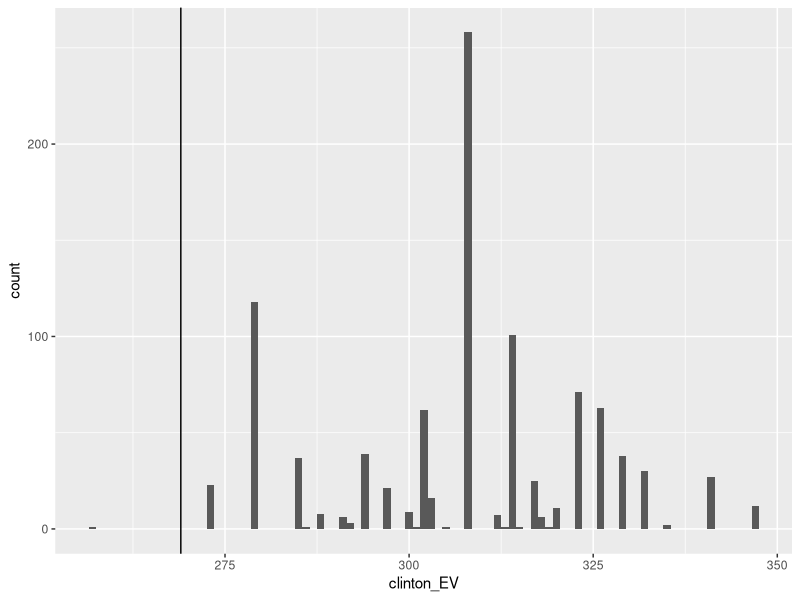

Generate this figure with R:
# Load data and libraries
library(tidyverse)
library(dslabs)
data("polls_us_election_2016")
head(results_us_election_2016)

# Arrange dataset
results_us_election_2016 %>% arrange(desc(electoral_votes)) %>% top_n(5, electoral_votes)

# Compute average and standard deviation for each state
results <- polls_us_election_2016 %>%
  filter(state != "U.S." &
           !grepl("CD", state) &
           enddate >= "2016-10-31" &
           (grade %in% c("A+", "A", "A-", "B+") | is.na(grade))) %>%
  mutate(spread = rawpoll_clinton/100 - rawpoll_trump/100) %>%
  group_by(state) %>%
  summarize(avg = mean(spread), sd = sd(spread), n = n()) %>%
  mutate(state = as.character(state))

# 10 closest races = battleground states
results %>% arrange(abs(avg))

# joining electoral college votes and results
results <- left_join(results, results_us_election_2016, by="state")

# states with no polls: note Rhode Island and District of Columbia = Democrat
results_us_election_2016 %>% filter(!state %in% results$state)

# assigns sd to states with just one poll as median of other sd values
results <- results %>%
  mutate(sd = ifelse(is.na(sd), median(results$sd, na.rm = TRUE), sd))

# Calculate posterior mean and standard error
mu <- 0
tau <- 0.02
results %>% mutate(sigma = sd/sqrt(n),
                   B = sigma^2/ (sigma^2 + tau^2),
                   posterior_mean = B*mu + (1-B)*avg,
                   posterior_se = sqrt( 1 / (1/sigma^2 + 1/tau^2))) %>%
  arrange(abs(posterior_mean))

# Monte Carlo of electoral college results with no general bias
mu <- 0
tau <- 0.02
clinton_EV <- replicate(1000, {
  results %>% mutate(sigma = sd/sqrt(n),
                     B = sigma^2/ (sigma^2 + tau^2),
                     posterior_mean = B*mu + (1-B)*avg,
                     posterior_se = sqrt( 1 / (1/sigma^2 + 1/tau^2)),
                     simulated_result = rnorm(length(posterior_mean), posterior_mean, posterior_se),
                     clinton = ifelse(simulated_result > 0, electoral_votes, 0)) %>%    # award votes if Clinton wins state
    summarize(clinton = sum(clinton)) %>%    # total votes for Clinton
    .$clinton + 7    # 7 votes for Rhode Island and DC
})
mean(clinton_EV > 269)    # over 269 votes wins election

# histogram of outcomes
data.frame(clinton_EV) %>%
  ggplot(aes(clinton_EV)) +
  geom_histogram(binwidth = 1) +
  geom_vline(xintercept = 269)

# Monte Carlo of electoral college results with general bias
mu <- 0
tau <- 0.02
bias_sd <- 0.03
clinton_EV_2 <- replicate(1000, {
  results %>% mutate(sigma = sqrt(sd^2/(n) + bias_sd^2),    # added bias_sd term
                     B = sigma^2/ (sigma^2 + tau^2),
                     posterior_mean = B*mu + (1-B)*avg,
                     posterior_se = sqrt( 1 / (1/sigma^2 + 1/tau^2)),
                     simulated_result = rnorm(length(posterior_mean), posterior_mean, posterior_se),
                     clinton = ifelse(simulated_result > 0, electoral_votes, 0)) %>%    # award votes if Clinton wins state
    summarize(clinton = sum(clinton)) %>%    # total votes for Clinton
    .$clinton + 7    # 7 votes for Rhode Island and DC
})
mean(clinton_EV_2 > 269)    # over 269 votes wins election
